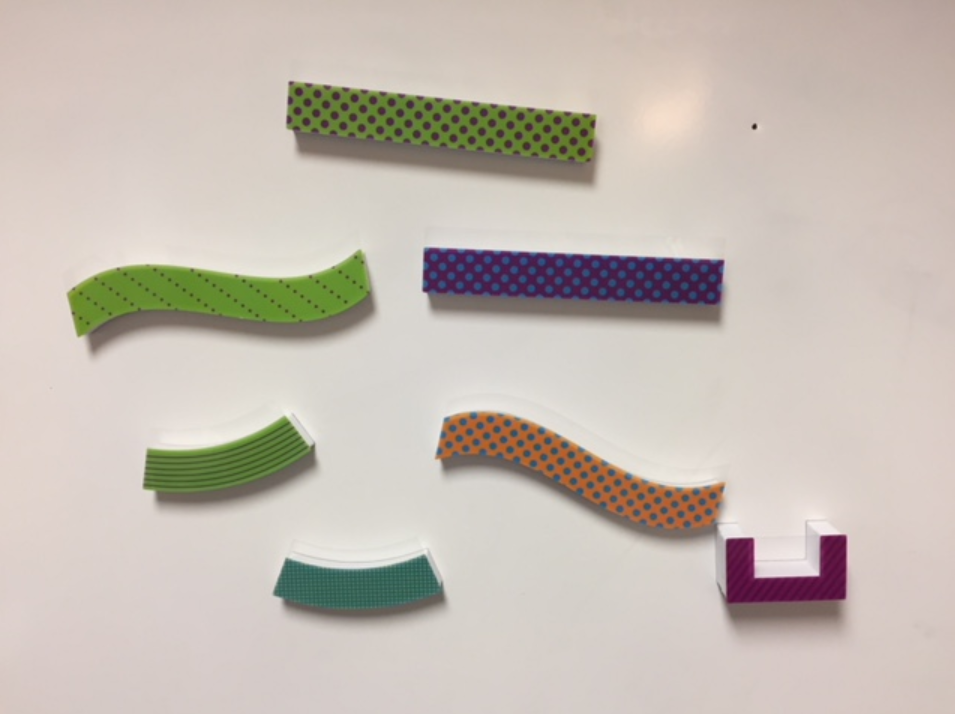
%> input picture all_parts.PNG, 955 x 714 px
$ octave attempt1.m   (GNU Octave 9; MATLAB toolbox functions it lacks are replaced by stand-ins)
%> lines starting %> are read from the running program, lines starting %| are printed output that depends on the picture
close all;
clear;
clc;

% load everything
all = imread('all_parts.PNG');
%> all is the input picture: size 714x955x3 uint8; mean R, G, B 197.6, 188.6, 179.6
BSG = imread('Bshort_curve.PNG');
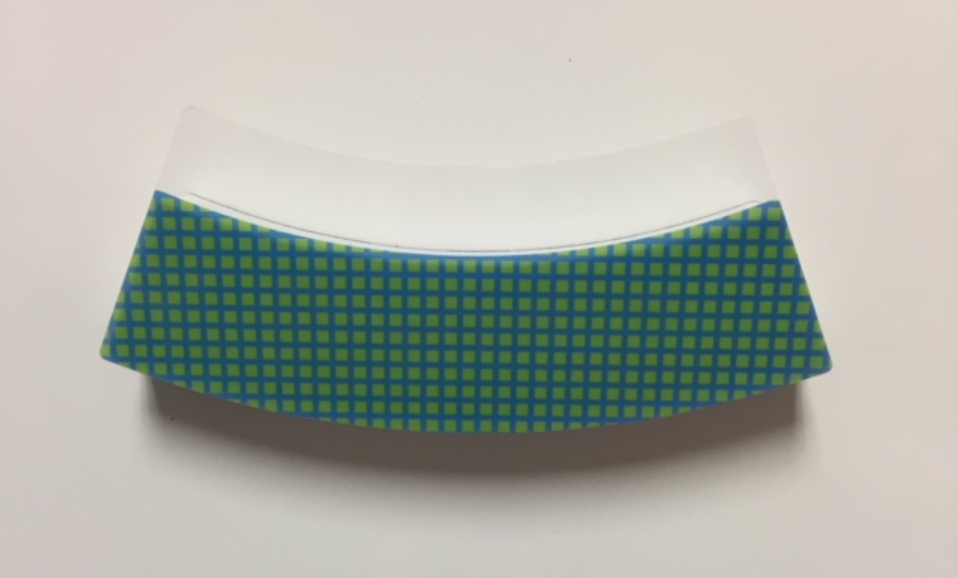
%> input picture Bshort_curve.PNG, 958 x 578 px
%> BSG is the input picture: size 578x958x3 uint8; mean R, G, B 169.3, 173.9, 165.1
GLC = imread('Glong_curve.PNG');
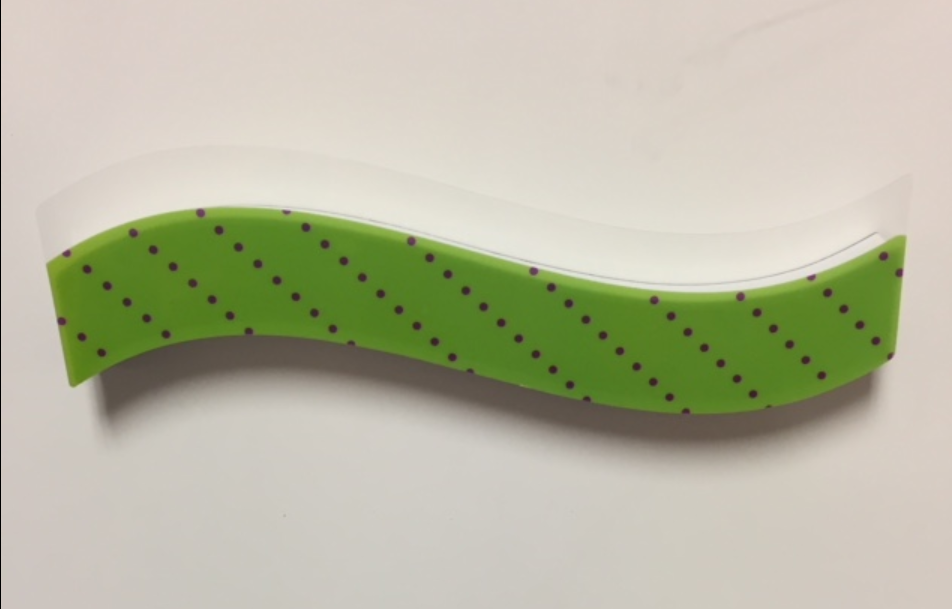
%> input picture Glong_curve.PNG, 952 x 609 px
%> GLC is the input picture: size 609x952x3 uint8; mean R, G, B 184.9, 185.8, 162.4
goal = imread('Goal.PNG');
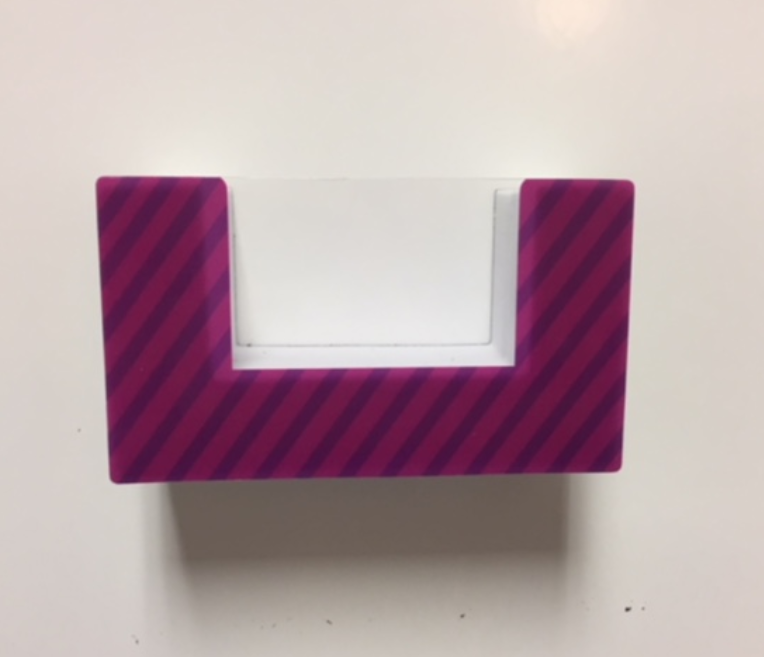
%> input picture Goal.PNG, 764 x 657 px
%> goal is the input picture: size 657x764x3 uint8; mean R, G, B 184.6, 163.1, 167.6
GSC = imread('Gshort_curve.PNG');
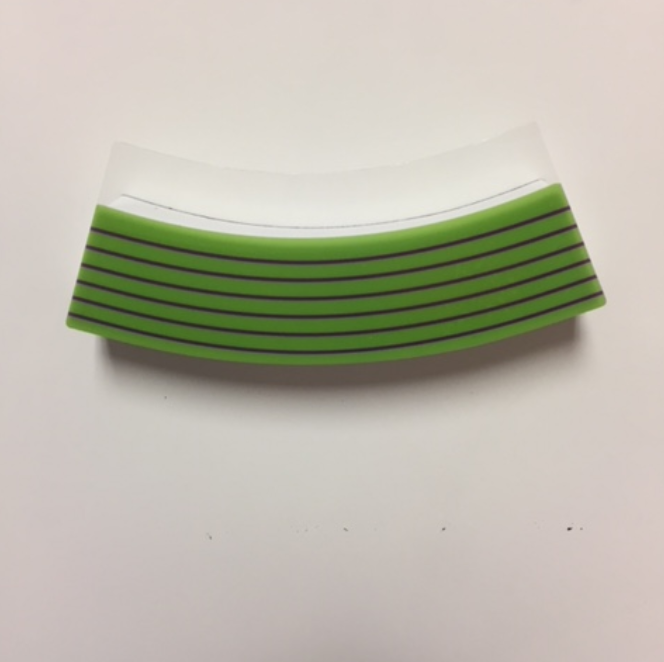
%> input picture Gshort_curve.PNG, 664 x 662 px
%> GSC is the input picture: size 662x664x3 uint8; mean R, G, B 187.2, 184.5, 170.3
GS = imread('Gstraight.PNG');
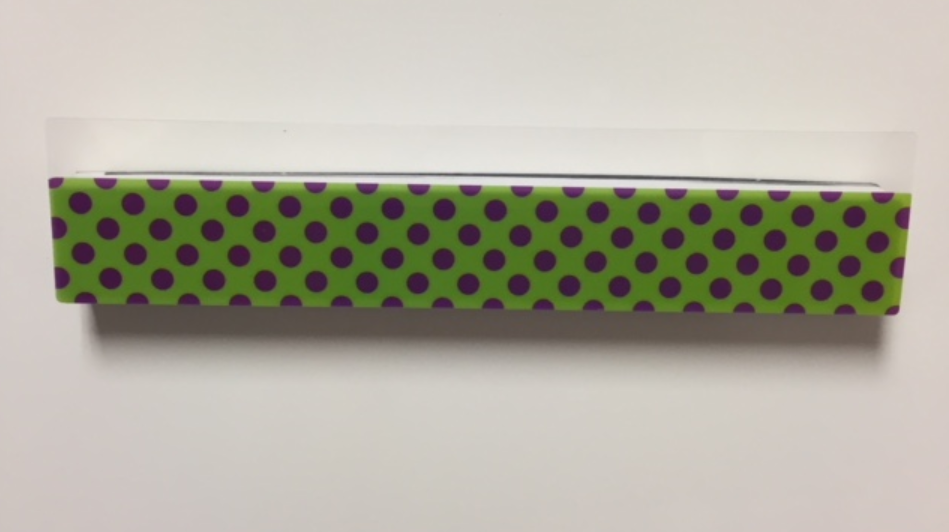
%> input picture Gstraight.PNG, 949 x 532 px
%> GS is the input picture: size 532x949x3 uint8; mean R, G, B 176.7, 174.6, 159.4
%> (the run ends here)
